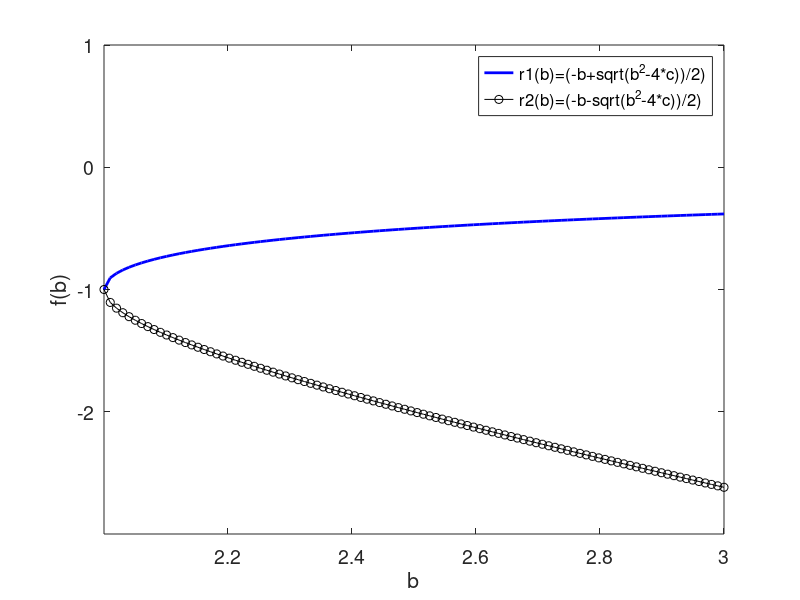

Here is the MATLAB script that generated this plot:
% Derek Frank, dmfrank@ucsc.edu
% HW1: PartB (1)
% Due: 1/20/10
%
% Plot r1 = f1(b) = (-b+sqrt(b^2-4*c))/2) and 
%      r2 = f2(b) = (-b-sqrt(b^2-4*c))/2) for b in [2,3]
%
clear;
clf;
%
n=100;
db=1/(n-1);
b=[2:db:3];
c=1;
r1=(-b+sqrt((b.^2)-4*c))/2;
r2=(-b-sqrt((b.^2)-4*c))/2;
%
plot(b,r1,'b-','linewidth',2.0)
hold on
plot(b,r2,'k-o')
axis([2.0,3.0,-3.0,1.0])
set(gca,'xtick',[2.2:.2:3])
set(gca,'ytick',[-2:1:1])
set(gca,'fontsize',14)
xlabel('b')
ylabel('f(b)')
h1=legend('r1(b)=(-b+sqrt(b^2-4*c))/2)','r2(b)=(-b-sqrt(b^2-4*c))/2)');
set(h1,'fontsize',12)
%
